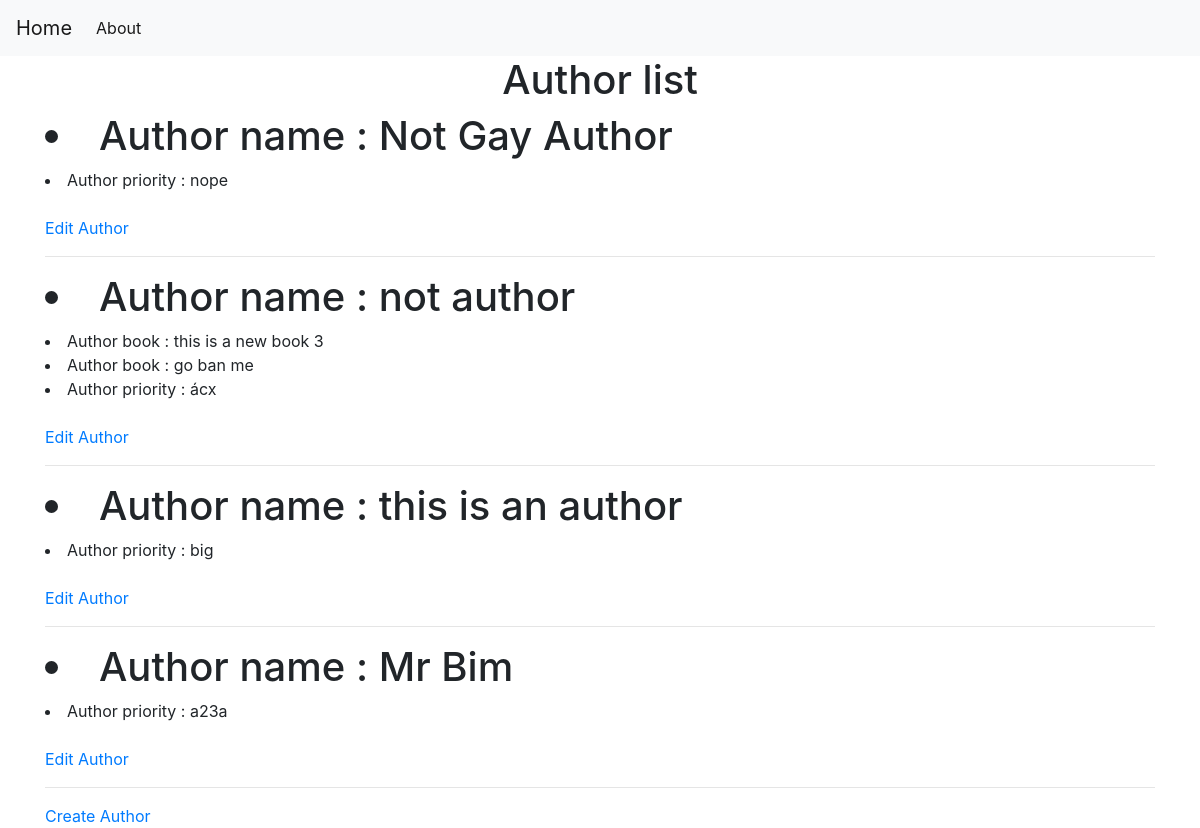
Before: /author with the older database file.
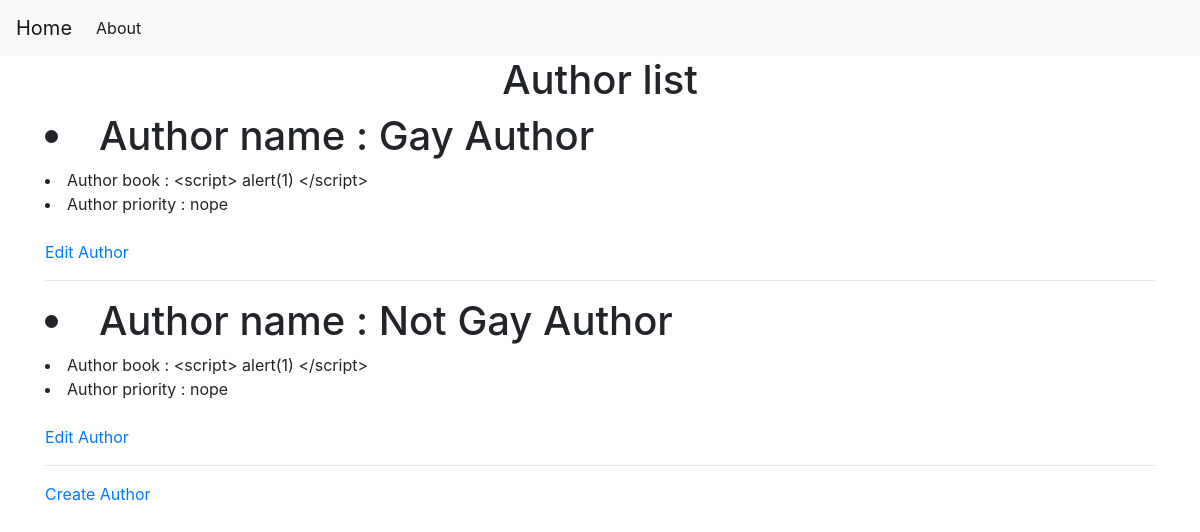
After: the same page with the newer database file.
### tables this page shows
CREATE TABLE author (
    authorid INTEGER PRIMARY KEY ,
    name TEXT NOT NULL,
    priority TEXT NOT NULL
);

CREATE TABLE book (
    bookid INTEGER PRIMARY KEY ,
    title TEXT NOT NULL,
    authorid INTEGER,
    FOREIGN KEY(authorid) REFERENCES author(authorid)
);

### app.py (the view)
@app.route('/author')
def showauthor():
    conn = get_db_connection()
    authors = conn.execute('SELECT * FROM author').fetchall()
    books = conn.execute('SELECT * FROM book').fetchall()
    conn.close()
    return render_template('show_author.html', authors=authors,books=books)

### app.py (called while the page is built)
def get_db_connection():
    conn = sqlite3.connect('database.db')
    conn.row_factory = sqlite3.Row
    return conn

### templates/show_author.html (shortened to what this page needs)
{% extends 'base.html' %}
{% block content %}
    <h1>{% block title %} <center> Author list </center> {% endblock %}</h1>
    {% for author in authors %}
            <h1><li>Author name : {{ author.name }}</li></h1>
            {% for book in books %}
                {% if book.authorid == author.authorid %}
                    <li>Author book : {{ book.title }}</li>
                {% endif%}
            {% endfor %}
            <li>Author priority : {{ author.priority }}</li>
            <br>
            <a href="{{ url_for('editauthor',id= author.authorid) }}">Edit Author</a>
        <hr>
    {% endfor %}
    <a href="{{ url_for('createauthor')}}">Create Author</a>
{% endblock %}

### templates/base.html (shortened to what this page needs)
<!doctype html>
<html lang="en">
  <head>
    <link rel="stylesheet" href="https://stackpath.bootstrapcdn.com/bootstrap/4.3.1/css/bootstrap.min.css">
  </head>
  <body>
    <nav class="navbar navbar-expand-md navbar-light bg-light">
        <a class="navbar-brand" href="{{ url_for('index')}}">Home</a>
        <div class="collapse navbar-collapse" id="navbarNav">
            <ul class="navbar-nav">
            <li class="nav-item active">
                <a class="nav-link" href="#">About</a>
            </li>
            </ul>
        </div>
    </nav>
    <div class="container">
        {% block content %} {% endblock %}
    </div>
  </body>
</html>

Changed rows visible on the page:
removed author: name "not author", priority "ácx"
removed book: title "this is a new book 3", shown under "not author"
removed book: title "go ban me", shown under "not author"
removed author: name "this is an author", priority "big"
removed author: name "Mr Bim", priority "a23a"
added author: name "Gay Author", priority "nope"
added book: title "<script> alert(1) </script>", shown under "Gay Author"
added book: title "<script> alert(1) </script>", shown under author "Not Gay Author"
